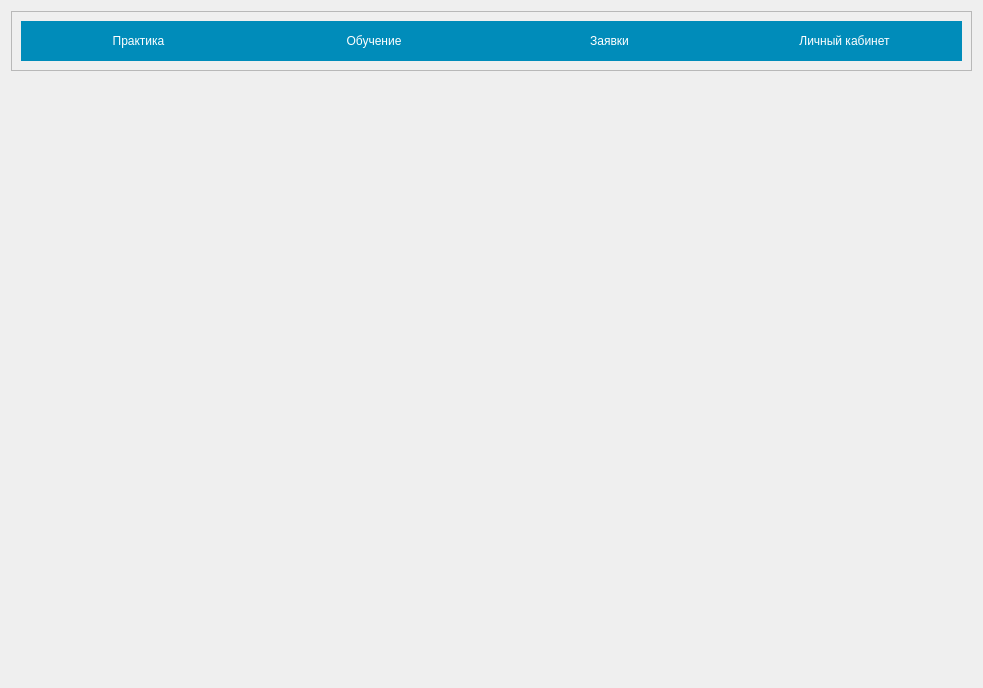
<?xml version="1.0" encoding="UTF-8"?>
<ui version="4.0">
 <class>Student</class>
 <widget class="QWidget" name="Student">
  <property name="geometry">
   <rect>
    <x>0</x>
    <y>0</y>
    <width>983</width>
    <height>684</height>
   </rect>
  </property>
  <property name="windowTitle">
   <string>Form</string>
  </property>
  <layout class="QVBoxLayout" name="verticalLayout">
   <item>
    <widget class="QFrame" name="frame">
     <property name="styleSheet">
      <string notr="true">QFrame {
    background-color: transparent;
};</string>
     </property>
     <property name="frameShape">
      <enum>QFrame::StyledPanel</enum>
     </property>
     <property name="frameShadow">
      <enum>QFrame::Raised</enum>
     </property>
     <layout class="QHBoxLayout" name="horizontalLayout_2">
      <item>
       <layout class="QHBoxLayout" name="horizontalLayout">
        <property name="spacing">
         <number>0</number>
        </property>
        <item>
         <widget class="QPushButton" name="practice_button">
          <property name="sizePolicy">
           <sizepolicy hsizetype="Minimum" vsizetype="Expanding">
            <horstretch>0</horstretch>
            <verstretch>0</verstretch>
           </sizepolicy>
          </property>
          <property name="minimumSize">
           <size>
            <width>0</width>
            <height>40</height>
           </size>
          </property>
          <property name="styleSheet">
           <string notr="true">QPushButton {
    background: none repeat scroll 0 0 #008cba;
	border: 0 none;
    color: white;
	width: 100%;
}

QPushButton:hover {
    background-color: #006687;
}</string>
          </property>
          <property name="text">
           <string>Практика</string>
          </property>
         </widget>
        </item>
        <item>
         <widget class="QPushButton" name="diary_button">
          <property name="sizePolicy">
           <sizepolicy hsizetype="Minimum" vsizetype="Expanding">
            <horstretch>0</horstretch>
            <verstretch>0</verstretch>
           </sizepolicy>
          </property>
          <property name="styleSheet">
           <string notr="true">QPushButton {
    background: none repeat scroll 0 0 #008cba;
	border: 0 none;
    color: white;
	width: 100%;
}

QPushButton:hover {
    background-color: #006687;
}</string>
          </property>
          <property name="text">
           <string>Обучение</string>
          </property>
         </widget>
        </item>
        <item>
         <widget class="QPushButton" name="requests_button">
          <property name="sizePolicy">
           <sizepolicy hsizetype="Minimum" vsizetype="Expanding">
            <horstretch>0</horstretch>
            <verstretch>0</verstretch>
           </sizepolicy>
          </property>
          <property name="styleSheet">
           <string notr="true">QPushButton {
    background: none repeat scroll 0 0 #008cba;
	border: 0 none;
    color: white;
	width: 100%;
}

QPushButton:hover {
    background-color: #006687;
}</string>
          </property>
          <property name="text">
           <string>Заявки</string>
          </property>
         </widget>
        </item>
        <item>
         <widget class="QPushButton" name="homepage_button">
          <property name="sizePolicy">
           <sizepolicy hsizetype="Minimum" vsizetype="Expanding">
            <horstretch>0</horstretch>
            <verstretch>0</verstretch>
           </sizepolicy>
          </property>
          <property name="styleSheet">
           <string notr="true">QPushButton {
    background: none repeat scroll 0 0 #008cba;
	border: 0 none;
    color: white;
	width: 100%;
}

QPushButton:hover {
    background-color: #006687;
}</string>
          </property>
          <property name="text">
           <string>Личный кабинет</string>
          </property>
         </widget>
        </item>
       </layout>
      </item>
     </layout>
    </widget>
   </item>
   <item>
    <widget class="QStackedWidget" name="stackedWidget">
     <property name="minimumSize">
      <size>
       <width>0</width>
       <height>600</height>
      </size>
     </property>
     <widget class="QWidget" name="page"/>
     <widget class="QWidget" name="page_2"/>
    </widget>
   </item>
  </layout>
 </widget>
 <resources/>
 <connections/>
</ui>
